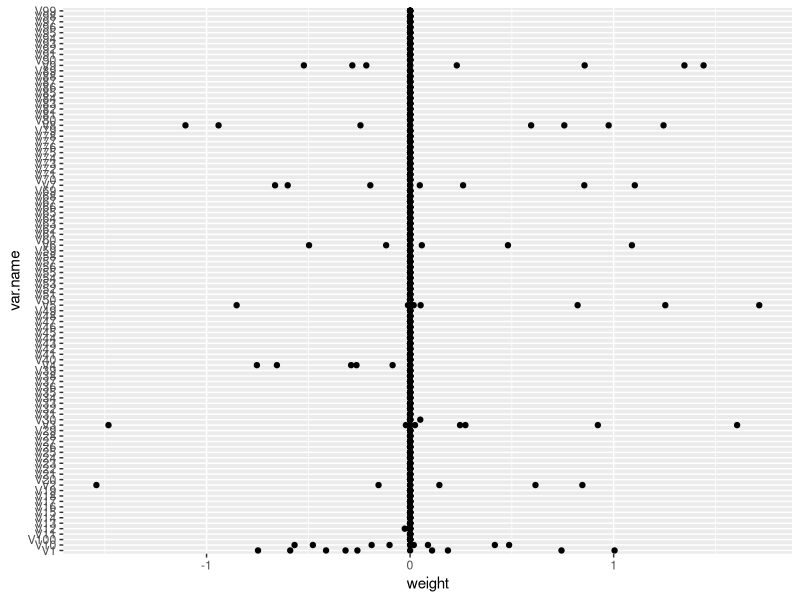
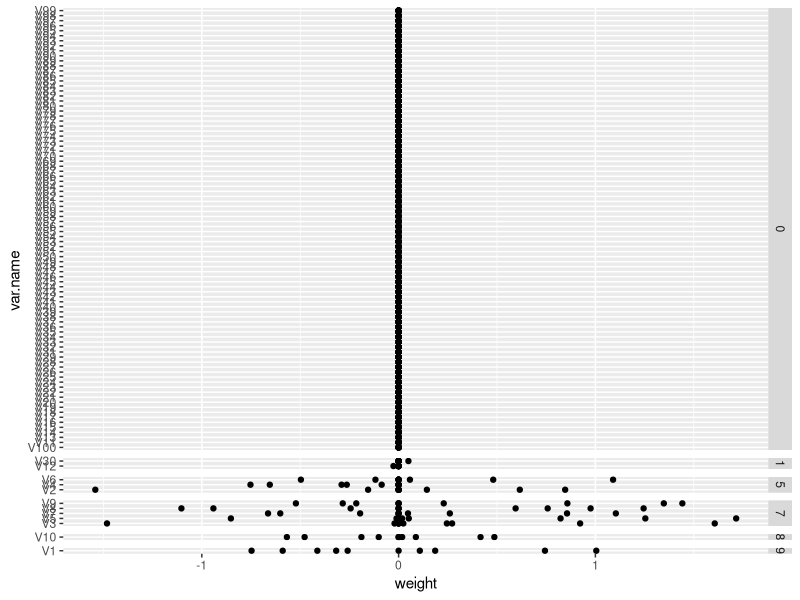

Source code (R) for these figures, in order:
library(data.table)
library(glmnet)
library(ggplot2)
weight.dt.list <- list()
for(seed in 1:10){
  set.seed(seed)
  n = 1000
  p = 100
  nzc = trunc(p/10)
  x = matrix(rnorm(n * p), n, p)
  beta = rnorm(nzc)
  fx = x[, seq(nzc)] %*% beta
  eps = rnorm(n) * 5
  y = drop(fx + eps)
  px = exp(fx)
  px = px/(1 + px)
  ly = rbinom(n = length(px), prob = px, size = 1)
  set.seed(1011)
  cvob1 = cv.glmnet(x, y)
  weight.dt.list[[seed]] <- data.table(
    seed,
    var.name=rownames(coef(cvob1))[-1],
    weight=coef(cvob1)[-1])
}
weight.dt <- do.call(rbind, weight.dt.list)

ggplot()+
  geom_point(aes(
    weight, var.name),
    data=weight.dt)

weight.dt[, n.nonzero := sum(weight != 0), by=var.name]

ggplot()+
  facet_grid(n.nonzero ~ ., scales="free", space="free")+
  geom_point(aes(
    weight, var.name),
    data=weight.dt)

##family=multinomial.
n = 500
p = 30
nzc = trunc(p/10)
x = matrix(rnorm(n * p), n, p)
beta3 = matrix(rnorm(30), 10, 3)
beta3 = rbind(beta3, matrix(0, p - 10, 3))
f3 = x %*% beta3
p3 = exp(f3)
p3 = p3/apply(p3, 1, sum)
g3 = glmnet:::rmult(p3)
set.seed(10101)
cvfit = cv.glmnet(x, g3, family = "multinomial")
pred.result <- predict(cvfit, x)
str(pred.result)
head(predict(cvfit, x, type="class"))
head(predict(cvfit, x, type="link"))
head(predict(cvfit, x, type="response"))#probabilty

levels <- c("Very Negative", "Negative", "Neutral", "Positive", "Very Positive")
some.data <- c("Very Negative", "Positive")
factor(some.data) #wrong factor levels ordering.
f <- factor(some.data, levels) #use levels to indicate correct ordering.
as.integer(f) # convert factor to integer
(levels2int <- structure(seq_along(levels), names=levels))
levels2int[paste(f)]
